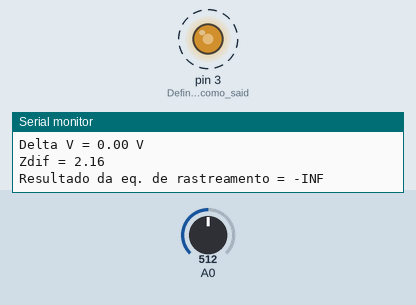
Simulated run of this sketch. Board: Arduino Uno, built with avr-gcc and run on an emulated ATmega328P. Shown: output pins drawn as LEDs (lit = HIGH), the last lines printed to the serial monitor. Dashed ring = blinking. The inputs (shaded band) are chosen by the test bench; at power-on: A0 = 512.

Above: at 1.27 s.
1.3 s: A0 set to 716
4.3 s: A0 set to 0
7.3 s: A0 set to 30
At 7.62 s:
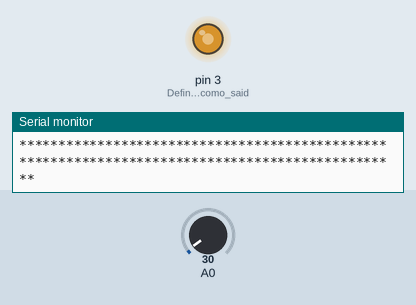
Timing chart, 0 to 16.3 s (numbered marks = the images above; inputs shaded):
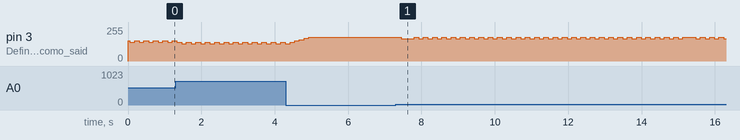

The sketch:

mppt_max_impedance.ino
```cpp
// SISTEMA DE CONTROLE PWM BASEADO NO MÉTODO DE IMPEDÂNCIA CARACTERÍSTICA

#include "variables.h"
#include "startup.h"
#include "mppt_ctrl.h"
#include "io_ctrl.h"

void setup() {
  Serial.begin(9600);       // Inciando a serial
  setIO();                  // Configura as leituras e os parâmetros iniciais
}

void loop() {
  readSensors();            // Faz a leitura dos valores de tensão, impedância e potência
  mppt();                   // Aplicando  o controle do duty cycle
  k++;                      // Somando no ponteiro das variáveis
}
```

io_ctrl.h
```cpp
#include <math.h>
void readSensors() {
  RAW_Voltage = analogRead(A0);                // Leitua analógica da tensão
  voltage[k] = (RAW_Voltage * 37.5 / 1023.0);  // Converte o valor de tensao lido pelo arduino (0 a 37.5 V)

  z_in[k] = R_OUT / (pow(((D[k - 1] / 100) / ((D[k - 1] / 100) - 1)), 2));  //Calcula a impedância baseado da leitura prévia

  Pot = pow(voltage[k], 2) / z_in[k];  //Calcula a potência baseado da leitura prévia
}
```

mppt_ctrl.h
```cpp
#include "HardwareSerial.h"
#include "WString.h"
#include <math.h>

void setDuty(float D) {
  pwm = 0.4 * D;
  OCR2B = pwm;
}

void mppt() {

  // Printando os valores lidos
  Serial.println("Tensão = " + (String)voltage[k - 1] + " V");
  Serial.println("Potência = " + (String)Pot + " W");

  voltageDiff = voltage[k] - voltage[k - 1];  //Calculando o ∆V

  z_inDiff = z_in[k] - z_in[k - 1];

  Serial.println("Delta V = " + (String)voltageDiff + " V");
  Serial.println("Zdif = " + (String)z_inDiff);
  Pot_rate[k] = (2 * voltage[k] / z_in[k]) - ((pow(voltage[k], 2) / pow(z_in[k], 2)) * (z_inDiff / voltageDiff));  //Calculando o ∆V/∆P
  // delay(1000);

  Serial.println("Resultado da eq. de rastreamento = " + (String)Pot_rate[k]);
  if (Pot_rate[k] > 0) {

    D[k] = D[k - 1] - delta;
  } else {
    D[k] = D[k - 1] + delta;
  }

  // Limitando no novo duty cycle os valores máximos e mínimos
  if (D[k] < 20) {
    D[k] = 20;
  } else if (D[k] > 70) {
    D[k] = 70;
  }

  // Apicando o novo duty cycle
  setDuty(D[k]);
  Serial.println("D = " + (String)D[k - 1]);

  // Resetando o ponteio dos vetores para evitar estouro de bytes
  if (k + 1 > 59) {
    D[0] = D[k];
    voltage[0] = voltage[k];
    z_in[0] = z_in[k];
    Pot_rate[0] = Pot_rate[k];

    // calculando os valores médios
    for (int i; i + 1 < k; i++) {
      D_sum = D_sum + D[k];
    }

    D_med = D_sum / k;

    Serial.println("************************************************************************************************");
    Serial.println("Duty médio = " + (String)D_med);
    Serial.println("************************************************************************************************");
    D_med = 0;
    D_sum = 0;

    k = 0;
  }
}
```

startup.h
```cpp
void setIO() {
  pinMode(3, OUTPUT);  // Define o pino 3 como saida PWM

  TCCR2A = bit(COM2A1) | bit(COM2B1) | bit(WGM21) | bit(WGM20);  // Define timer 2 principal
  TCCR2B = bit(WGM22) | bit(00000001);                           // Configura a divisao do prescaler do timer2 por 8;
  OCR2A = 40;                                                    // Ajusta da frequencia: Hz/8(prescaler)/40 = 50KHz
  OCR2B = 24;                                                    // Ajuste do duty para 60%, com valor 24

  // Atribuindo variáveis na posição 0:
  D[0] = 60;
  voltage[0] = 1;
  z_in[0] = 1;
  Pot_rate[0] = -1;

// Avança o ponteiro
  k = 1;
}
```

variables.h
```cpp
float RAW_Voltage = 0;  // Representação análogica da tensão medida
float voltage[60];      // Valor da tensão medida
float z_in[60];         // Valor da impedância calculada
float D[60];            // Valor do duty cycle atual
float Pot;              // Valor da potência calculada
float voltageDiff = 0;  // Valor do ∆V
float z_inDiff = 0;     // Valor do ∆Z
float R_OUT = 12.5;     // Valor fixo da carga
float Pot_rate[60];     // Valor de ∆P/∆V calculado
long k;                 // Ponteiro dos vetores
float delta = 4;        // Passo de variacao do PWM
float pwm = 20;         // Valor de PWM inicial (50%)
                        // bool usePotRate = true;

float D_med = 0;
float D_sum = 0;
```

Measured:
- after the input at 7.3 s, pin 3 (Define_o_pino_3_como_said): goes 166/255 0.35 s, 29 × (179/255 0.13 s, 166/255 0.13 s), 179/255 0.35 s, 3 × (166/255 0.13 s, 179/255 0.13 s), then 166/255, starting after 0.14 s
